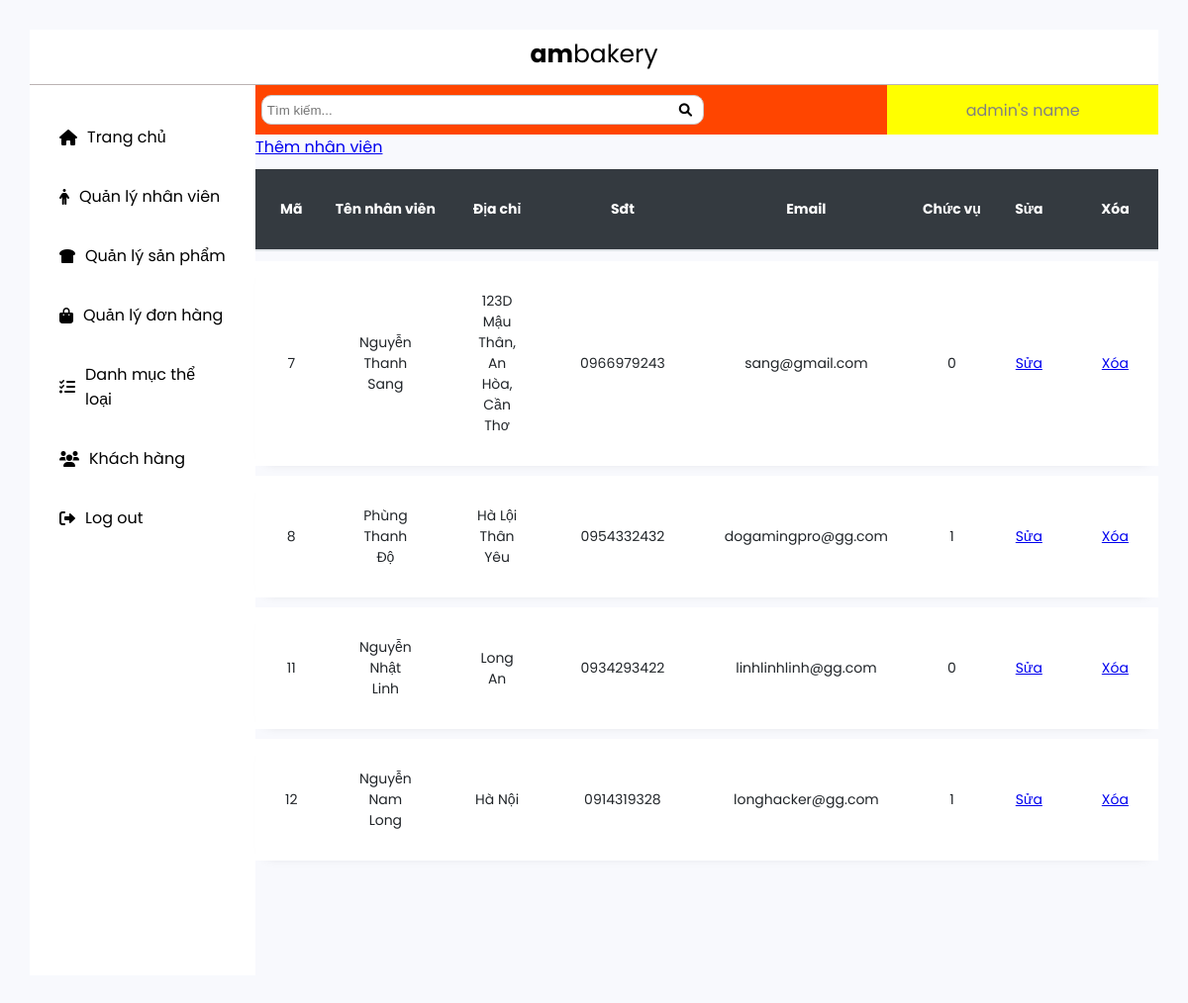
Screenshot of /admin/dashboard_quanly/nhanvien/ql_nhanvien.php with the database file from the repository.
### tables this page shows
CREATE TABLE `nhan_vien` (
  `ma` int(11) NOT NULL,
  `ten` varchar(100) NOT NULL,
  `dia_chi` varchar(100) NOT NULL,
  `sdt` varchar(20) NOT NULL,
  `email` varchar(100) NOT NULL,
  `mat_khau` varchar(50) NOT NULL,
  `cap_do` int(11) NOT NULL
);

### admin/dashboard_quanly/nhanvien/ql_nhanvien.php (the view, shortened to what this page needs)
<!DOCTYPE html>
<html>
<head>
	<link rel="stylesheet" type="text/css" href="../css/dashboard.css">
	<link rel="stylesheet" href="https://cdnjs.cloudflare.com/ajax/libs/font-awesome/6.0.0-beta3/css/all.min.css" />
</head>
<body>
	<header>
		<div id="header">
			<a href="#" class="header__logo" >
				<span><b>am</b>bakery</span>
			</a>
		</div>
	</header>
	<div class="container">
		<div class="sidebar">
			<ul class="nav__list">
				<li class="nav__list--item">
					<a href="../index.php">
						<i class="fas fa-home nav__icon"></i>
						<span>Trang chủ</span>
					</a>
				</li>
				<li class="nav__list--item">
					<a href="ql_nhanvien.php">
						<i class="fas fa-male nav__icon"></i>
						<span>Quản lý nhân viên</span>
					</a>
				</li>
				<li class="nav__list--item">
					<a href="../sanpham/ql_sanpham.php">
						<i class="fas fa-bread-slice nav__icon"></i>
						<span>Quản lý sản phẩm</span>
					</a>
				</li>
				<li class="nav__list--item">
					<a href="../ql_donhang.php">
						<i class="fas fa-shopping-bag nav__icon"></i>
						<span>Quản lý đơn hàng</span>
					</a>
				</li>
				<li class="nav__list--item">
					<a href="../theloai/ql_theloai.php">
						<i class="fas fa-tasks nav__icon"></i>
						<span>Danh mục thể loại</span>
					</a>
				</li>
				<li class="nav__list--item">
					<a href="../khachhang/ql_khachhang.php">
						<i class="fas fa-users nav__icon"></i>
						<span>Khách hàng</span>
					</a>
				</li>
				<li class="nav__list--item">
					<a href="../../login.php">
						<i class="fas fa-sign-out-alt nav__icon"></i>
						<span>Log out</span>
					</a>
				</li>
			</ul>
		</div>
		<main >
			<div class="main_top">
				<div class="main_top_left">
					<form>
						<input type="search" placeholder="Tìm kiếm..." name="tim_kiem">
						<button type="submit"><i class="fa fa-search"></i></button>
					</form>
				</div>
				<div class="main_top_right">
					admin's name
				</div>
			</div>
			<div class="main_content">
				<a href="form_them_nhanvien.php">Thêm nhân viên</a>
				<?php
				include  '../../connect.php' ;
				$sql = "select * from nhan_vien";
				$result= mysqli_query($connect, $sql);
				?>
				<table border="1" width="100%">
					<thead class="thead-dark">
					<tr>
						<th>
							Mã
						</th>
						<th>
							Tên nhân viên
						</th>
						<th>
							Địa chỉ
						</th>
						<th>
							Sđt
						</th>
						<th>
							Email
						</th>
						<th>
							Chức vụ
						</th>
						<th>
							Sửa
						</th>
						<th>
							Xóa
						</th>
					</tr>
					</thead>
					<tbody>
					<?php foreach ($result as $tung_nhan_vien  ) {?>
						<tr>
							<td>
								<?php echo $tung_nhan_vien['ma'] ?>
							</td>
							<td>
								<?php echo $tung_nhan_vien['ten'] ?>
							</td>
							<td>
								<?php echo $tung_nhan_vien['dia_chi'] ?>
							</td>
							<td>
								<?php echo $tung_nhan_vien['sdt'] ?>
							</td>
							<td>
								<?php echo $tung_nhan_vien['email'] ?>
							</td>
							<td>
								<?php echo $tung_nhan_vien['cap_do'] ?>
							</td>
							<td>
								<a href="form_sua_nhanvien.php?ma=<?php echo $tung_nhan_vien['ma']?>">Sửa</a>
							</td>
							<td>
								<a href="xoa_nhanvien_process.php?ma=<?php echo $tung_nhan_vien['ma']?>" onclick="if(confirm('Xóa thật hả?')){}else{return false;}"
									>Xóa</a>
								</td>
							</tr>
						<?php } ?>
						</tbody>
					</table>
				</div>
			</main>
		</div>
	</body>
	</html>

### admin/dashboard_quanly/css/dashboard.css (style rules this page uses)
* { margin: 0; padding: 0; }
html { box-sizing: border-box; font-size: 62.5%; }
body { font-family: "Poppins", sans-serif; font-size: 1.6rem; height:90rem; font-weight: 400; margin: 3rem; background: #f8f9fd; color: gray; }
header { width: 100%; height: 50px; font-family: inherit; display: flex; justify-content: center; align-items: center; font-size: 1.5rem; padding-bottom: 0.5rem; border-bottom: 1px solid rgb(187, 179, 179); position: relative; background-color: white; }
table { border-collapse: separate; border-spacing: 0 10px; width: 100%; margin-bottom: 1rem; color: #212529; text-align: center; border: none; }
thead { display: table-header-group; vertical-align: middle; border-color: inherit; }
table .thead-dark th { color: #fff; background-color: #343a40; border-color: #454d55; border: none; padding: 30px 0; font-size: 14px; vertical-align: bottom; border-bottom: 2px solid #dee2e6; }
table tbody tr { margin-bottom: 10px; box-shadow: 0 5px 12px -12px rgb(0 0 0 / 29%); position: relative; padding: .75rem 1.25rem; margin-bottom: 1rem; border: 1px solid transparent; border-radius: .25rem; }
table tbody th, table tbody td { border: none; padding: 30px; font-size: 14px; background: #fff; }
a.header__logo { text-decoration: none; color: black; }
.header__logo span { font-size: 2.5rem; text-align: center; }
.container { width: 100%; display: flex; height: 100%; }
.sidebar { display: flex; justify-content: center; flex-basis: 20% ; background-color: white; border-radius: black; }
.nav__list { margin-top: 3rem; display: flex; flex-direction: column; list-style: none; gap: 1.5rem 0; width: 100%; }
.nav__list--item { align-self: stretch; padding: 1rem 3rem; }
.nav__list--item a { display: flex; align-items: center; gap: 0 1rem; }
.nav__icon { color: currentColor; }
.nav__list--item a:link, .nav__list--item a:visited { color: black; text-decoration: none; }
.container main { height: 1000px; flex-basis: 80% ; }
.main_top { width: 100%; height: 50px; background-color: red; }
.main_top_left { height: 100%; width: 70%; background-color: orangered; float: left; display: flex; align-items: center; }
.main_top_left form { width:70%; display: flex; justify-content: center; align-items: center; }
.main_top_left form input { width: 100%; height: 3rem; padding: .5rem .5rem; border-radius: 1rem; border: 1px solid #ccc; }
.main_top_left form button { margin-left: -25px; border: none; background-color:transparent; }
.main_top_left form input, .main_top_left form button { display: inline-block; }
.main_top_right { height: 100%; width: 30%; background-color: yellow; float: left; display: flex; justify-content: center; align-items: center; }

### rows the page displays
nhan_vien: ma "7", ten "Nguyễn Thanh Sang", dia_chi "123D Mậu Thân, An Hòa, Cần Thơ", sdt "0966979243", email "sang@gmail.com", cap_do "0"
nhan_vien: ma "8", ten "Phùng Thanh Độ", dia_chi "Hà Lội Thân Yêu", sdt "0954332432", email "dogamingpro@gg.com", cap_do "1"
nhan_vien: ma "11", ten "Nguyễn Nhật Linh", dia_chi "Long An", sdt "0934293422", email "linhlinhlinh@gg.com", cap_do "0"
nhan_vien: ma "12", ten "Nguyễn Nam Long", dia_chi "Hà Nội", sdt "0914319328", email "longhacker@gg.com", cap_do "1"
